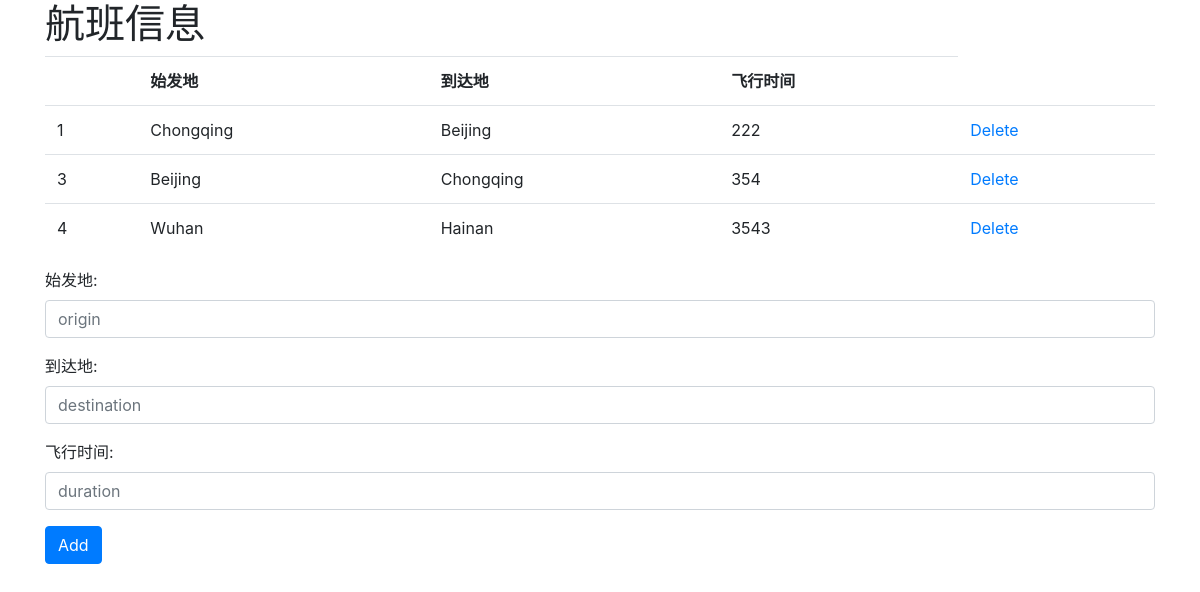
The page / on the database its author committed.
### model.py (models this page shows)
class Flight(db.Model):
	__tablename__="flights"
	id=db.Column(db.Integer,primary_key=True)
	origin=db.Column(db.String,nullable=False)
	destination=db.Column(db.String,nullable=False)
	duration=db.Column(db.Integer,nullable=False)
	def __repr__(self):
		return "[model.Flight object, <id=%d>]" %self.id

### view.py (the view)
@app.route("/")
def index():
    filename="index.html"
    data={}
    flights_list=query_all_flights()
    if flights_list:
        data["flights"]=flights_list
    return render_template(filename, **data)

### model.py (called while the page is built)
def query_all_flights():
	all_flights=[]
	print Flight.query.all()
	for flight in Flight.query.all():
		all_flights.append(flight.__dict__)
	return all_flights

### templates/index.html (shortened to what this page needs)
<!DOCTYPE html>
<html lang="en">
<head>
    <link rel="stylesheet" href="https://maxcdn.bootstrapcdn.com/bootstrap/4.0.0/css/bootstrap.min.css">
</head>
<body>
  <div class="container">
        <h1>航班信息</h1>
        {% if flights %}
        <table class="table">
        <tr>
            <th scope="col"> </th>
            <th scope="col">始发地</th>
            <th scope="col">到达地</th>
            <th scope="col">飞行时间</th>
        </tr>
        {% for aflight in flights %}
        <tr>
             <td> <span class="label label-danger">{{ aflight.id }}</span></td>
              <td>    {{ aflight.origin}}</td>
              <td>    {{ aflight.destination}}</td>
              <td>    {{ aflight.duration}}    </td>
              <td> <a href="/flight/delete/{{ aflight.id }}">Delete</a></td>
        </tr>
        {% endfor %}
        </table>
    {% endif %}
    <form action="/flight" method="post">
        <div class="form-group">
                <label for="origin">始发地:</label>
                <input type="text" class="form-control" name="origin" id="origin" placeholder="origin">
        </div>
        <div class="form-group">
          <label for="formGroupExampleInput2">到达地:</label>
            <input type="text" class="form-control" name="destination" id="destination" placeholder="destination">
        </div>
        <div class="form-group">
                <label for="formGroupExampleInput2">飞行时间:</label>
                  <input type="text" class="form-control" name="duration" id="duration" placeholder="duration">
        </div>
        <button type="submit" class="btn btn-primary">Add</button>
    </form>
  </div>
</body>
</html>

### rows shown on the page
Flight: id "1", origin "Chongqing", destination "Beijing", duration "222"
Flight: id "3", origin "Beijing", destination "Chongqing", duration "354"
Flight: id "4", origin "Wuhan", destination "Hainan", duration "3543"
